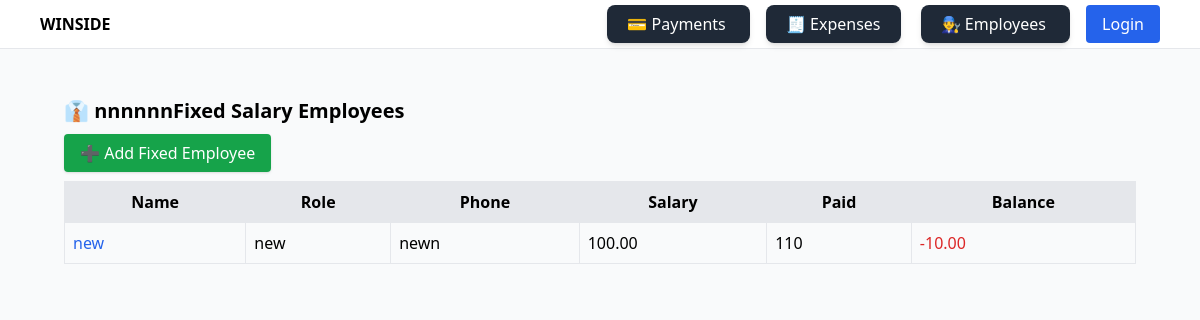
The app's page /employees/fixed/ with its own data.
### employees/models.py (models this page shows, shortened)
class FixedEmployee(models.Model):
    name = models.CharField(max_length=255)
    phone = models.CharField(max_length=20, blank=True, null=True)
    role = models.CharField(max_length=100, blank=True, null=True)
    monthly_salary = models.DecimalField(max_digits=10, decimal_places=2)
    @property
    def paid_amount(self):
        total = self.fixed_payments.aggregate(models.Sum("amount"))["amount__sum"] or 0
        return total
    @property
    def balance(self):
        return self.monthly_salary - self.paid_amount

### employees/views.py (the view)
# urls.py: path("fixed/", views.fixed_employee_list, name="fixed_employee_list"),
def fixed_employee_list(request):
    employees = FixedEmployee.objects.all()
    return render(request, "employees/fixed_employee_list.html", {"employees": employees})

### employees/templates/employees/fixed_employee_list.html
{% extends "base.html" %}
{% block content %}
<div class="p-6">
  <h2 class="text-xl font-semibold mb-4">👔 nnnnnnFixed Salary Employees</h2>
  <a href="{% url 'employees:fixed_employee_create' %}"
     class="px-4 py-2 bg-green-600 text-white rounded shadow hover:bg-green-700">
     ➕ Add Fixed Employee
  </a>
  <table class="w-full mt-4 border">
    <thead class="bg-gray-200">
      <tr>
        <th class="p-2 border">Name</th>
        <th class="p-2 border">Role</th>
        <th class="p-2 border">Phone</th>
        <th class="p-2 border">Salary</th>
        <th class="p-2 border">Paid</th>
        <th class="p-2 border">Balance</th>
      </tr>
    </thead>
    <tbody>
      {% for emp in employees %}
      <tr>
        <td class="p-2">
          <a href="{% url 'employees:fixed_employee_report' emp.id %}" class="text-blue-600 hover:underline">
            {{ emp.name }}
          </a>
        </td>
        <td class="p-2 border">{{ emp.role }}</td>
        <td class="p-2 border">{{ emp.phone }}</td>
        <td class="p-2 border">{{ emp.monthly_salary }}</td>
        <td class="p-2 border">{{ emp.paid_amount }}</td>
        <td class="p-2 border {% if emp.balance < 0 %}text-red-600{% endif %}">
          {{ emp.balance }}
        </td>
      </tr>
      {% empty %}
      <tr><td colspan="6" class="p-2 text-center">No fixed employees yet.</td></tr>
      {% endfor %}
    </tbody>
  </table>
</div>
{% endblock %}

### records on screen
FixedEmployee: name "new", role "new", phone "newn", monthly_salary "100.00", paid_amount "110", balance "-10.00"
